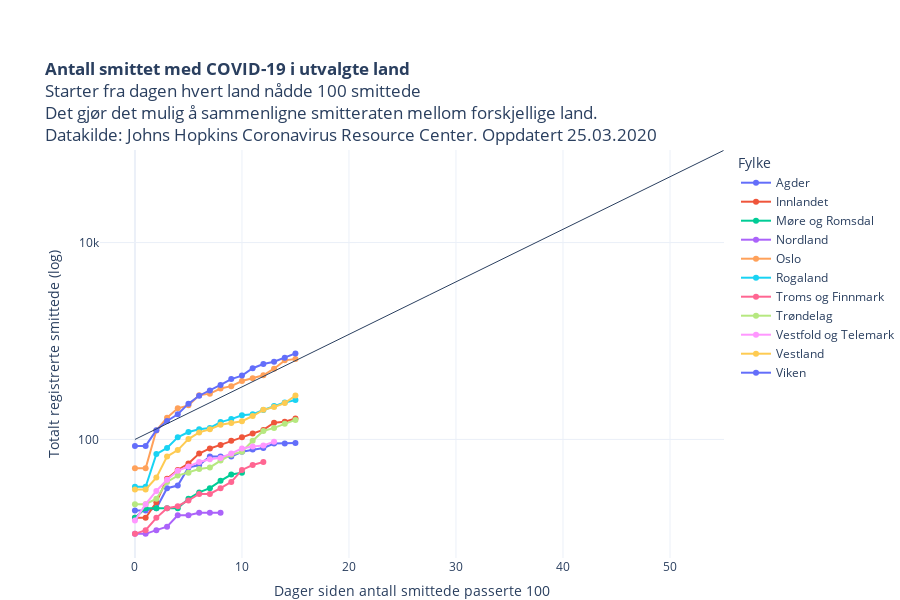

The cell this chart's notebook holds for it:
### Code cell
from datetime import datetime

# sette norge fremst
chart_studio.tools.set_config_file(world_readable=True, sharing='public')

norge = ["Norway"]
land = [i for i in restart["Fylke"].unique() if i not in norge]
land.sort()

grey = "rgba(192,192,192,0.5)"
colorlist = [grey, grey, grey,grey,grey,grey,grey,grey,grey,grey,grey,"rgba(239,85,59,1)",]

fig = px.scatter(restart, 
                 x="level_1", 
                 y=0, 
                 color="Fylke",
                 log_y=True,
                 height=600,
                 category_orders={"Fylke": land}, 
                 #color_discrete_sequence=colorlist,
                 template = "plotly_white",
                 #range_y=[10,99000],
                 title = "<b>Antall smittet med COVID-19 i utvalgte land</b><br>Starter fra dagen hvert land nådde 100 smittede<br>Det gjør det mulig å sammenligne smitteraten mellom forskjellige land.<br>Datakilde: Johns Hopkins Coronavirus Resource Center. Oppdatert "+datetime.today().strftime('%d.%m.%Y'),
                 labels = {"level_1": "Dager siden antall smittede passerte 100", "Country/Region": "Land", "0": "Totalt registrerte smittede (log)"}    
                )

fig.update_traces(mode="markers+lines")

fig.update_layout(autosize=True,
    margin=dict(l=100, r=100, t=150, b=0),
    paper_bgcolor='rgba(0, 0, 0, 0)',
    #plot_bgcolor='rgb(248, 248, 255)'    
                 )
fig.update_yaxes(nticks=4)

fig.add_shape(
        dict(
            type="line",
            x0=0,
            y0=100,
            x1=55,
            y1=86000,
            line=dict(
                #color="rgba(239,85,59,0.5)",
                width=1
            )))

fig.add_annotation(
    x=40,
    y=40000,
    text="FHI anslår 86 000 smittede <br> Slutten av april.",
    showarrow=False,
    font=dict(family="Helvetica", size=12),
    align="center",
    opacity=0.8)


#py.plot(fig, filename='COVID19_norge_vs_europa.html')

### Figure 1 — Plotly figure (JSON) as saved in the notebook; plotly's stock layout.template omitted (floating-point values rounded to 4 significant figures)
{"data": [{"hoverlabel": {"namelength": 0}, "hovertemplate": "Fylke=Agder<br>Dager siden antall smittede passerte 100=%{x}<br>Totalt registrerte smittede (log)=%{y}", "legendgroup": "Agder", "marker": {"color": "#636efa", "symbol": "circle"}, "mode": "markers+lines", "name": "Agder", "showlegend": true, "type": "scatter", "x": [0, 1, 2, 3, 4, 5, 6, 7, 8, 9, 10, 11, 12, 13, 14, 15], "xaxis": "x", "y": [19, 19, 20, 32, 34, 52, 55, 67, 67, 67, 75, 79, 82, 91, 91, 92], "yaxis": "y"}, {"hoverlabel": {"namelength": 0}, "hovertemplate": "Fylke=Innlandet<br>Dager siden antall smittede passerte 100=%{x}<br>Totalt registrerte smittede (log)=%{y}", "legendgroup": "Innlandet", "marker": {"color": "#EF553B", "symbol": "circle"}, "mode": "markers+lines", "name": "Innlandet", "showlegend": true, "type": "scatter", "x": [0, 1, 2, 3, 4, 5, 6, 7, 8, 9, 10, 11, 12, 13, 14, 15], "xaxis": "x", "y": [16, 16, 23, 40, 49, 57, 72, 81, 88, 97, 105, 115, 125, 148, 151, 163], "yaxis": "y"}, {"hoverlabel": {"namelength": 0}, "hovertemplate": "Fylke=Møre og Romsdal<br>Dager siden antall smittede passerte 100=%{x}<br>Totalt registrerte smittede (log)=%{y}", "legendgroup": "Møre og Romsdal", "marker": {"color": "#00cc96", "symbol": "circle"}, "mode": "markers+lines", "name": "Møre og Romsdal", "showlegend": true, "type": "scatter", "x": [0, 1, 2, 3, 4, 5, 6, 7, 8, 9, 10, 11, 12, 13, 14, 15], "xaxis": "x", "y": [16, 20, 20, 20, 20, 25, 29, 32, 38, 44, 46, null, null, null, null, null], "yaxis": "y"}, {"hoverlabel": {"namelength": 0}, "hovertemplate": "Fylke=Nordland<br>Dager siden antall smittede passerte 100=%{x}<br>Totalt registrerte smittede (log)=%{y}", "legendgroup": "Nordland", "marker": {"color": "#ab63fa", "symbol": "circle"}, "mode": "markers+lines", "name": "Nordland", "showlegend": true, "type": "scatter", "x": [0, 1, 2, 3, 4, 5, 6, 7, 8, 9, 10, 11, 12, 13, 14, 15], "xaxis": "x", "y": [11, 11, 12, 13, 17, 17, 18, 18, 18, null, null, null, null, null, null, null], "yaxis": "y"}, {"hoverlabel": {"namelength": 0}, "hovertemplate": "Fylke=Oslo<br>Dager siden antall smittede passerte 100=%{x}<br>Totalt registrerte smittede (log)=%{y}", "legendgroup": "Oslo", "marker": {"color": "#FFA15A", "symbol": "circle"}, "mode": "markers+lines", "name": "Oslo", "showlegend": true, "type": "scatter", "x": [0, 1, 2, 3, 4, 5, 6, 7, 8, 9, 10, 11, 12, 13, 14, 15], "xaxis": "x", "y": [51, 51, 123, 166, 207, 222, 281, 292, 329, 348, 392, 419, 448, 523, 636, 657], "yaxis": "y"}, {"hoverlabel": {"namelength": 0}, "hovertemplate": "Fylke=Rogaland<br>Dager siden antall smittede passerte 100=%{x}<br>Totalt registrerte smittede (log)=%{y}", "legendgroup": "Rogaland", "marker": {"color": "#19d3f3", "symbol": "circle"}, "mode": "markers+lines", "name": "Rogaland", "showlegend": true, "type": "scatter", "x": [0, 1, 2, 3, 4, 5, 6, 7, 8, 9, 10, 11, 12, 13, 14, 15], "xaxis": "x", "y": [33, 33, 71, 82, 105, 119, 127, 131, 150, 161, 176, 180, 199, 219, 237, 251], "yaxis": "y"}, {"hoverlabel": {"namelength": 0}, "hovertemplate": "Fylke=Troms og Finnmark<br>Dager siden antall smittede passerte 100=%{x}<br>Totalt registrerte smittede (log)=%{y}", "legendgroup": "Troms og Finnmark", "marker": {"color": "#FF6692", "symbol": "circle"}, "mode": "markers+lines", "name": "Troms og Finnmark", "showlegend": true, "type": "scatter", "x": [0, 1, 2, 3, 4, 5, 6, 7, 8, 9, 10, 11, 12, 13, 14, 15], "xaxis": "x", "y": [11, 12, 16, 20, 21, 24, 28, 28, 32, 37, 49, 55, 59, null, null, null], "yaxis": "y"}, {"hoverlabel": {"namelength": 0}, "hovertemplate": "Fylke=Trøndelag<br>Dager siden antall smittede passerte 100=%{x}<br>Totalt registrerte smittede (log)=%{y}", "legendgroup": "Trøndelag", "marker": {"color": "#B6E880", "symbol": "circle"}, "mode": "markers+lines", "name": "Trøndelag", "showlegend": true, "type": "scatter", "x": [0, 1, 2, 3, 4, 5, 6, 7, 8, 9, 10, 11, 12, 13, 14, 15], "xaxis": "x", "y": [22, 22, 25, 37, 43, 46, 50, 52, 61, 70, 75, 97, 122, 131, 144, 158], "yaxis": "y"}, {"hoverlabel": {"namelength": 0}, "hovertemplate": "Fylke=Vestfold og Telemark<br>Dager siden antall smittede passerte 100=%{x}<br>Totalt registrerte smittede (log)=%{y}", "legendgroup": "Vestfold og Telemark", "marker": {"color": "#FF97FF", "symbol": "circle"}, "mode": "markers+lines", "name": "Vestfold og Telemark", "showlegend": true, "type": "scatter", "x": [0, 1, 2, 3, 4, 5, 6, 7, 8, 9, 10, 11, 12, 13, 14, 15], "xaxis": "x", "y": [15, 22, 30, 39, 48, 53, 59, 63, 65, 72, 81, 85, 87, 95, null, null], "yaxis": "y"}, {"hoverlabel": {"namelength": 0}, "hovertemplate": "Fylke=Vestland<br>Dager siden antall smittede passerte 100=%{x}<br>Totalt registrerte smittede (log)=%{y}", "legendgroup": "Vestland", "marker": {"color": "#FECB52", "symbol": "circle"}, "mode": "markers+lines", "name": "Vestland", "showlegend": true, "type": "scatter", "x": [0, 1, 2, 3, 4, 5, 6, 7, 8, 9, 10, 11, 12, 13, 14, 15], "xaxis": "x", "y": [31, 31, 41, 67, 78, 101, 118, 127, 141, 147, 153, 173, 200, 214, 234, 279], "yaxis": "y"}, {"hoverlabel": {"namelength": 0}, "hovertemplate": "Fylke=Viken<br>Dager siden antall smittede passerte 100=%{x}<br>Totalt registrerte smittede (log)=%{y}", "legendgroup": "Viken", "marker": {"color": "#636efa", "symbol": "circle"}, "mode": "markers+lines", "name": "Viken", "showlegend": true, "type": "scatter", "x": [0, 1, 2, 3, 4, 5, 6, 7, 8, 9, 10, 11, 12, 13, 14, 15], "xaxis": "x", "y": [86, 86, 124, 154, 180, 231, 278, 314, 358, 410, 445, 529, 583, 615, 674, 748], "yaxis": "y"}], "layout": {"annotations": [{"align": "center", "font": {"family": "Helvetica", "size": 12}, "opacity": 0.8, "showarrow": false, "text": "FHI anslår 86 000 smittede <br> Slutten av april.", "x": 40, "y": 40000}], "autosize": true, "height": 600, "legend": {"title": {"text": "Fylke"}, "tracegroupgap": 0}, "margin": {"b": 0, "l": 100, "r": 100, "t": 150}, "paper_bgcolor": "rgba(0, 0, 0, 0)", "shapes": [{"line": {"width": 1}, "type": "line", "x0": 0, "x1": 55, "y0": 100, "y1": 86000}], "title": {"text": "<b>Antall smittet med COVID-19 i utvalgte land</b><br>Starter fra dagen hvert land nådde 100 smittede<br>Det gjør det mulig å sammenligne smitteraten mellom forskjellige land.<br>Datakilde: Johns Hopkins Coronavirus Resource Center. Oppdatert 25.03.2020"}, "xaxis": {"anchor": "y", "domain": [0, 1], "title": {"text": "Dager siden antall smittede passerte 100"}}, "yaxis": {"anchor": "x", "domain": [0, 1], "nticks": 4, "title": {"text": "Totalt registrerte smittede (log)"}, "type": "log"}}}
